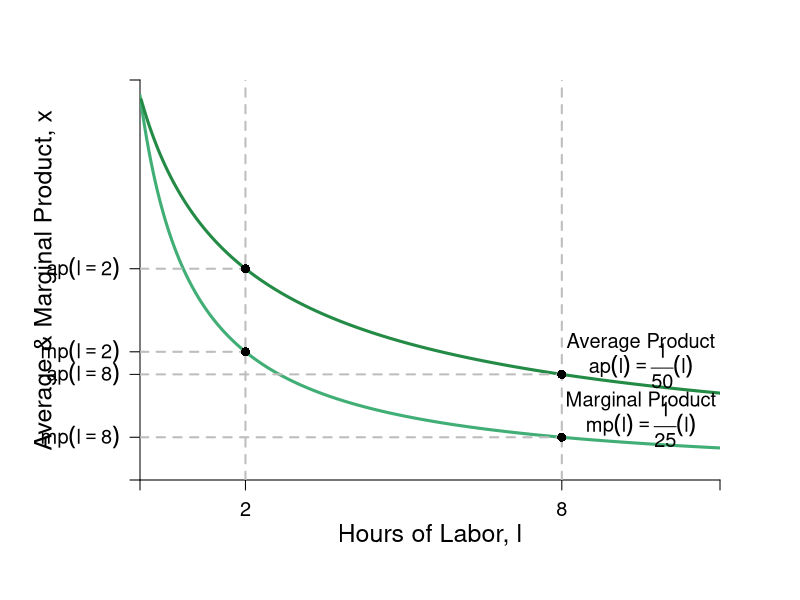

Reproduce this figure in R.
require(shape)
pdf(file = "specprodexch/production_drs_apmp.pdf", width = 9, height = 7)

#Set parameters for graphics
axislabelsize <- 1.5
graphlabelsize <- 1.2
graphlinewidth <- 3
segmentlinewidth <- 2

COL <- c("#7fc97f", "#beaed4", "#fdc086", "#ffff99", "#386cb0", "#f0027f", "#bf5b17", "#666666")
COLA <- c("#99d8c9","#66c2a4","#41ae76", "#238b45", "#005824")
COLB <- c("#4eb3d3", "#2b8cbe", "#0868ac","#084081")

#Edited the margins to cater for the larger LHS labels
par(mar =  c(6, 7, 4, 4))


prodFn <- function(l, k = 0.5) {
  k*log(l + 1)
}

MprodFn <- function(l, k = 0.5) {
  k*(1/(l + 1))
}

AprodFn <- function(l, k = 0.5) {
  (k*log(l + 1))/l
}

Mpline <- function(l, constant = 0.3181472, slope = 0.125){
  constant + slope*l
}
xlims <- c(0, 11)
ylims <- c(0, 0.52)

npts <- 501 
x <- seq(xlims[1], xlims[2], length.out = npts)
y <- seq(ylims[1], ylims[2], length.out = npts) 
a <- c(13, 15, 17)

plot(0, 0, xlim = xlims, ylim = ylims, type = "n",
     xlab = expression(paste("")),
     ylab = expression(paste("")), 
     xaxt = "n", 
     yaxt = "n", 
     #cex.lab = 1.5, 
     #cex.axis = 0.8, 
     bty = "n",
     xaxs="i", 
     yaxs="i")

# ticksy <- seq(from = 0, to = ylims[2], by = 0.25)
# ylabels <- seq(from = 0, to = ylims[2], by = 0.25)
# ticksx <- seq(from = 0, to = xlims[2], by = 1)
# xlabels <- seq(from = 0, to = xlims[2], by = 1)
ticksy <- c(0, AprodFn(l = 2, k = 0.5), MprodFn(l = 2, k = 0.5), AprodFn(l = 8, k = 0.5), MprodFn(l = 8, k = 0.5), ylims[2])
ylabels <- c(NA, expression(paste(ap(l==2))), expression(paste(mp(l==2))), expression(paste(ap(l==8))), expression(paste(mp(l==8))), NA)
ticksx <- c(0, 2, 8, xlims[2])
xlabels <- c(NA, 2, 8, NA)

axis(1, at = ticksx, pos = 0, labels = xlabels, cex.axis = graphlabelsize)
axis(2, at = ticksy, pos = 0, labels = ylabels, las = 1, cex.axis = graphlabelsize)

npts <- 500 
xx1 <- seq(xlims[1], xlims[2], length.out = npts)

xx3 <- seq(1, 3, length.out = npts)
xx4 <- seq(5, 7, length.out = npts)

#lines(xx1, prodFn(xx1, k = 0.5), col = COLB[4], lwd = graphlinewidth)
lines(xx1, MprodFn(xx1, k = 0.5), col = COLA[3], lwd = graphlinewidth)
lines(xx1, AprodFn(xx1, k = 0.5), col = COLA[4], lwd = graphlinewidth)
#lines(xx3, Mpline(xx3, constant = prodFn(l = 2, k = 0.02, alpha = 2) - 2*MprodFn(l = 2, k = 0.02, alpha = 2), slope = MprodFn(l = 2, k = 0.02, alpha = 2)), col = "gray", lty = 2, lwd = graphlinewidth)
#lines(xx4, Mpline(xx4, constant = prodFn(l = 8, k = 0.02, alpha = 2) - 6*MprodFn(l = 8, k = 0.02, alpha = 2), slope = MprodFn(l = 8, k = 0.02)), col = "gray", lty = 2, lwd = graphlinewidth)

#Axis Labels
mtext(expression(paste("Hours of Labor, ", l)), side = 1, line = 2.5, cex = axislabelsize)
text(-1.8, 0.5*ylims[2], expression(paste("Average & Marginal Product, ", x)), xpd = TRUE, cex = axislabelsize, srt = 90) 

#Margin
#segments(0, MprodFn(l = 8, k = 0.02, alpha = 2), 6, MprodFn(l = 8, k = 0.02, alpha = 2), lty = 2, col = "gray" , lwd = segmentlinewidth)
#segments(6, 0, 6, MprodFn(l = 8, k = 0.02, alpha = 2), lty = 2, col = "gray" , lwd = segmentlinewidth)
segments(8, 0, 8, ylims[2], lty = 2, col = "gray" , lwd = segmentlinewidth)
segments(0, MprodFn(l = 8, k = 0.5), 8, MprodFn(l = 8, k = 0.5), lty = 2, col = "gray" , lwd = segmentlinewidth)
segments(0, AprodFn(l = 8, k = 0.5), 8, AprodFn(l = 8, k = 0.5), lty = 2, col = "gray" , lwd = segmentlinewidth)
points(8, MprodFn(l = 8, k = 0.5), pch = 16, col = "black", cex = 1.2)
points(8, AprodFn(l = 8, k = 0.5), pch = 16, col = "black", cex = 1.2)
segments(2, 0, 2, ylims[2], lty = 2, col = "gray" , lwd = segmentlinewidth)
segments(0, MprodFn(l = 2, k = 0.5), 2, MprodFn(l = 2, k = 0.5), lty = 2, col = "gray" , lwd = segmentlinewidth)
segments(0, AprodFn(l = 2, k = 0.5), 2, AprodFn(l = 2, k = 0.5), lty = 2, col = "gray" , lwd = segmentlinewidth)
points(2, MprodFn(l = 2, k = 0.5), pch = 16, col = "black", cex = 1.2)
points(2, AprodFn(l = 2, k = 0.5), pch = 16, col = "black", cex = 1.2)

#Average
#segments(0, AprodFn(l = 2, k = 0.02, alpha = 2), 2, AprodFn(l = 2, k = 0.02, alpha = 2), lty = 2, col = "gray" , lwd = segmentlinewidth)
#segments(2, 0, 2, AprodFn(l = 2, k = 0.02, alpha = 2), lty = 2, col = "gray" , lwd = segmentlinewidth)
#segments(0, 0, 2, AprodFn(l = 2, k = 0.02, alpha = 2), lty = 2, col = COLB[4] , lwd = segmentlinewidth)
#points(2, AprodFn(l = 2, k = 0.02, alpha = 2), pch = 16, col = "black", cex = 1.5)


#Label the iso-welfare functions for the HG, Aisha
text(8.2, 1.1, expression(paste("Total Product")))
text(8.2, 1, expression(x == frac(1,50)*(l)^2))


#Marginal Product
#text(6, 0.1, expression(paste("Slope of tangent line")))
text(9.5, MprodFn(l = 9.5, k = 0.5) + 0.055, expression(paste("Marginal Product")), cex = graphlabelsize)
text(9.5, MprodFn(l = 9.5, k = 0.5) + 0.025, expression(paste(mp(l) == frac(1,25)*(l) )), cex = graphlabelsize)
#Arrows(4.7, 0.075, 2.3, 0.075, col = "black", lty = 1, lwd = 2, arr.type = "triangle", arr.lwd = 0.5)
#Arrows(6, 0.13, 6, 0.67, col = "black", lty = 1, lwd = 2, arr.type = "triangle", arr.lwd = 0.5)

#Average Product
text(9.5, AprodFn(l = 9.5, k = 0.5) + 0.055, expression(paste("Average Product")), cex = graphlabelsize)
text(9.5, AprodFn(l = 9.5, k = 0.5) + 0.025, expression(paste(ap(l) == frac(1,50)*(l) )), cex = graphlabelsize)
#Arrows(1.5, prodFn(l = 8, k = 0.02, alpha = 2) - 0.175, 1.5, prodFn(l = 2, k = 0.02, alpha = 2) + 0.01 , col = "black", lty = 1, lwd = 2, arr.type = "triangle", arr.lwd = 0.5)
#Arrows(2.8, prodFn(l = 8, k = 0.02, alpha = 2) - 0.125, 4.75, prodFn(l = 8, k = 0.02, alpha = 2) - 0.125, col = "black", lty = 1, lwd = 2, arr.type = "triangle", arr.lwd = 0.5)



dev.off()
